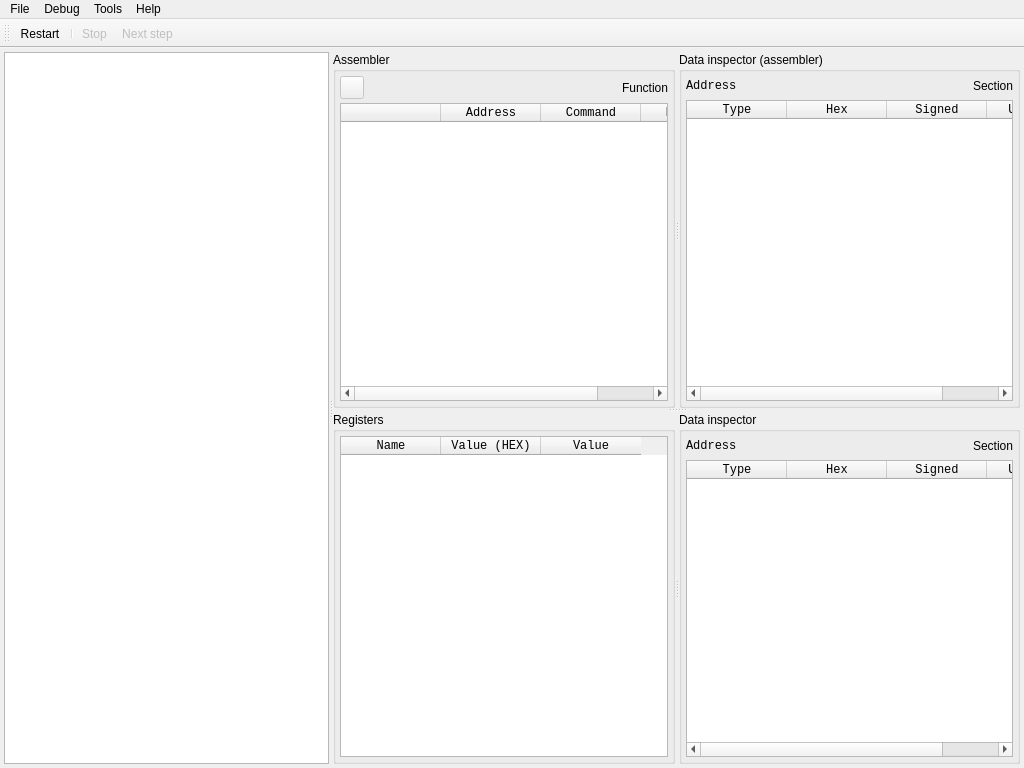
<?xml version="1.0" encoding="UTF-8"?>
<ui version="4.0">
 <class>MainWindow</class>
 <widget class="QMainWindow" name="MainWindow">
  <property name="geometry">
   <rect>
    <x>0</x>
    <y>0</y>
    <width>1024</width>
    <height>768</height>
   </rect>
  </property>
  <property name="windowTitle">
   <string>GDB debug</string>
  </property>
  <widget class="QWidget" name="centralWidget">
   <layout class="QVBoxLayout" name="verticalLayout">
    <property name="spacing">
     <number>4</number>
    </property>
    <property name="leftMargin">
     <number>4</number>
    </property>
    <property name="topMargin">
     <number>4</number>
    </property>
    <property name="rightMargin">
     <number>4</number>
    </property>
    <property name="bottomMargin">
     <number>4</number>
    </property>
    <item>
     <widget class="QStackedWidget" name="stackedWidget">
      <property name="currentIndex">
       <number>0</number>
      </property>
      <widget class="QWidget" name="mainPage">
       <layout class="QVBoxLayout" name="verticalLayout_2">
        <property name="spacing">
         <number>4</number>
        </property>
        <property name="leftMargin">
         <number>0</number>
        </property>
        <property name="topMargin">
         <number>0</number>
        </property>
        <property name="rightMargin">
         <number>0</number>
        </property>
        <property name="bottomMargin">
         <number>0</number>
        </property>
        <item>
         <widget class="QSplitter" name="splitter">
          <property name="orientation">
           <enum>Qt::Horizontal</enum>
          </property>
          <widget class="HexGraphicsView" name="hexGraphicsView"/>
          <widget class="QSplitter" name="splitter2">
           <property name="orientation">
            <enum>Qt::Vertical</enum>
           </property>
           <widget class="QSplitter" name="splitter3">
            <property name="orientation">
             <enum>Qt::Horizontal</enum>
            </property>
            <widget class="QGroupBox" name="assemblerGroupBox">
             <property name="title">
              <string>Assembler</string>
             </property>
             <layout class="QVBoxLayout" name="verticalLayout_6">
              <property name="spacing">
               <number>4</number>
              </property>
              <property name="leftMargin">
               <number>4</number>
              </property>
              <property name="topMargin">
               <number>4</number>
              </property>
              <property name="rightMargin">
               <number>4</number>
              </property>
              <property name="bottomMargin">
               <number>4</number>
              </property>
              <item>
               <widget class="QWidget" name="assemblerToolbarWidget" native="true">
                <layout class="QHBoxLayout" name="horizontalLayout_3">
                 <property name="spacing">
                  <number>4</number>
                 </property>
                 <property name="leftMargin">
                  <number>0</number>
                 </property>
                 <property name="topMargin">
                  <number>0</number>
                 </property>
                 <property name="rightMargin">
                  <number>0</number>
                 </property>
                 <property name="bottomMargin">
                  <number>0</number>
                 </property>
                 <item>
                  <widget class="QToolButton" name="backToolButton">
                   <property name="enabled">
                    <bool>false</bool>
                   </property>
                   <property name="icon">
                    <iconset resource="../../Resources.qrc">
                     <normaloff>:/assets/images/back.png</normaloff>:/assets/images/back.png</iconset>
                   </property>
                  </widget>
                 </item>
                 <item>
                  <spacer name="horizontalSpacer_3">
                   <property name="orientation">
                    <enum>Qt::Horizontal</enum>
                   </property>
                   <property name="sizeHint" stdset="0">
                    <size>
                     <width>40</width>
                     <height>20</height>
                    </size>
                   </property>
                  </spacer>
                 </item>
                 <item>
                  <widget class="QLabel" name="functionLabel">
                   <property name="text">
                    <string>Function</string>
                   </property>
                  </widget>
                 </item>
                </layout>
               </widget>
              </item>
              <item>
               <widget class="QTableWidget" name="assemblerTableWidget">
                <property name="font">
                 <font>
                  <family>Monospace</family>
                 </font>
                </property>
                <property name="editTriggers">
                 <set>QAbstractItemView::NoEditTriggers</set>
                </property>
                <property name="selectionMode">
                 <enum>QAbstractItemView::SingleSelection</enum>
                </property>
                <property name="verticalScrollMode">
                 <enum>QAbstractItemView::ScrollPerPixel</enum>
                </property>
                <property name="horizontalScrollMode">
                 <enum>QAbstractItemView::ScrollPerPixel</enum>
                </property>
                <attribute name="verticalHeaderVisible">
                 <bool>false</bool>
                </attribute>
                <column>
                 <property name="text">
                  <string/>
                 </property>
                </column>
                <column>
                 <property name="text">
                  <string>Address</string>
                 </property>
                </column>
                <column>
                 <property name="text">
                  <string>Command</string>
                 </property>
                </column>
                <column>
                 <property name="text">
                  <string>Details</string>
                 </property>
                </column>
               </widget>
              </item>
             </layout>
            </widget>
            <widget class="QGroupBox" name="dataInspectorAssemblerGroupBox">
             <property name="title">
              <string>Data inspector (assembler)</string>
             </property>
             <layout class="QVBoxLayout" name="verticalLayout_7">
              <property name="spacing">
               <number>4</number>
              </property>
              <property name="leftMargin">
               <number>4</number>
              </property>
              <property name="topMargin">
               <number>4</number>
              </property>
              <property name="rightMargin">
               <number>4</number>
              </property>
              <property name="bottomMargin">
               <number>4</number>
              </property>
              <item>
               <layout class="QHBoxLayout" name="horizontalLayout_2">
                <property name="spacing">
                 <number>4</number>
                </property>
                <item>
                 <widget class="QLabel" name="dataInspectorAssemblerAddressLabel">
                  <property name="font">
                   <font>
                    <family>Monospace</family>
                   </font>
                  </property>
                  <property name="text">
                   <string>Address</string>
                  </property>
                 </widget>
                </item>
                <item>
                 <spacer name="horizontalSpacer_4">
                  <property name="orientation">
                   <enum>Qt::Horizontal</enum>
                  </property>
                  <property name="sizeHint" stdset="0">
                   <size>
                    <width>40</width>
                    <height>20</height>
                   </size>
                  </property>
                 </spacer>
                </item>
                <item>
                 <widget class="QLabel" name="dataInspectorAssemblerSectionLabel">
                  <property name="text">
                   <string>Section</string>
                  </property>
                 </widget>
                </item>
               </layout>
              </item>
              <item>
               <widget class="TrackingTableWidget" name="dataInspectorAssemblerTableWidget">
                <property name="font">
                 <font>
                  <family>Monospace</family>
                 </font>
                </property>
                <property name="editTriggers">
                 <set>QAbstractItemView::NoEditTriggers</set>
                </property>
                <property name="selectionMode">
                 <enum>QAbstractItemView::SingleSelection</enum>
                </property>
                <property name="verticalScrollMode">
                 <enum>QAbstractItemView::ScrollPerPixel</enum>
                </property>
                <property name="horizontalScrollMode">
                 <enum>QAbstractItemView::ScrollPerPixel</enum>
                </property>
                <attribute name="verticalHeaderVisible">
                 <bool>false</bool>
                </attribute>
                <column>
                 <property name="text">
                  <string>Type</string>
                 </property>
                </column>
                <column>
                 <property name="text">
                  <string>Hex</string>
                 </property>
                </column>
                <column>
                 <property name="text">
                  <string>Signed</string>
                 </property>
                </column>
                <column>
                 <property name="text">
                  <string>Unsigned</string>
                 </property>
                </column>
               </widget>
              </item>
             </layout>
            </widget>
           </widget>
           <widget class="QSplitter" name="splitter4">
            <property name="orientation">
             <enum>Qt::Horizontal</enum>
            </property>
            <widget class="QGroupBox" name="registersGroupBox">
             <property name="title">
              <string>Registers</string>
             </property>
             <layout class="QVBoxLayout" name="verticalLayout_4">
              <property name="spacing">
               <number>4</number>
              </property>
              <property name="leftMargin">
               <number>4</number>
              </property>
              <property name="topMargin">
               <number>4</number>
              </property>
              <property name="rightMargin">
               <number>4</number>
              </property>
              <property name="bottomMargin">
               <number>4</number>
              </property>
              <item>
               <widget class="QTableWidget" name="registersTableWidget">
                <property name="font">
                 <font>
                  <family>Monospace</family>
                 </font>
                </property>
                <property name="editTriggers">
                 <set>QAbstractItemView::NoEditTriggers</set>
                </property>
                <property name="selectionMode">
                 <enum>QAbstractItemView::SingleSelection</enum>
                </property>
                <property name="verticalScrollMode">
                 <enum>QAbstractItemView::ScrollPerPixel</enum>
                </property>
                <property name="horizontalScrollMode">
                 <enum>QAbstractItemView::ScrollPerPixel</enum>
                </property>
                <attribute name="verticalHeaderVisible">
                 <bool>false</bool>
                </attribute>
                <column>
                 <property name="text">
                  <string>Name</string>
                 </property>
                </column>
                <column>
                 <property name="text">
                  <string>Value (HEX)</string>
                 </property>
                </column>
                <column>
                 <property name="text">
                  <string>Value</string>
                 </property>
                </column>
               </widget>
              </item>
             </layout>
            </widget>
            <widget class="QGroupBox" name="dataInspectorGroupBox">
             <property name="title">
              <string>Data inspector</string>
             </property>
             <layout class="QVBoxLayout" name="verticalLayout_5">
              <property name="spacing">
               <number>4</number>
              </property>
              <property name="leftMargin">
               <number>4</number>
              </property>
              <property name="topMargin">
               <number>4</number>
              </property>
              <property name="rightMargin">
               <number>4</number>
              </property>
              <property name="bottomMargin">
               <number>4</number>
              </property>
              <item>
               <layout class="QHBoxLayout" name="horizontalLayout_4">
                <property name="spacing">
                 <number>4</number>
                </property>
                <item>
                 <widget class="QLabel" name="dataInspectorAddressLabel">
                  <property name="font">
                   <font>
                    <family>Monospace</family>
                   </font>
                  </property>
                  <property name="text">
                   <string>Address</string>
                  </property>
                 </widget>
                </item>
                <item>
                 <spacer name="horizontalSpacer_5">
                  <property name="orientation">
                   <enum>Qt::Horizontal</enum>
                  </property>
                  <property name="sizeHint" stdset="0">
                   <size>
                    <width>40</width>
                    <height>20</height>
                   </size>
                  </property>
                 </spacer>
                </item>
                <item>
                 <widget class="QLabel" name="dataInspectorSectionLabel">
                  <property name="text">
                   <string>Section</string>
                  </property>
                 </widget>
                </item>
               </layout>
              </item>
              <item>
               <widget class="TrackingTableWidget" name="dataInspectorTableWidget">
                <property name="font">
                 <font>
                  <family>Monospace</family>
                 </font>
                </property>
                <property name="editTriggers">
                 <set>QAbstractItemView::NoEditTriggers</set>
                </property>
                <property name="selectionMode">
                 <enum>QAbstractItemView::SingleSelection</enum>
                </property>
                <property name="verticalScrollMode">
                 <enum>QAbstractItemView::ScrollPerPixel</enum>
                </property>
                <property name="horizontalScrollMode">
                 <enum>QAbstractItemView::ScrollPerPixel</enum>
                </property>
                <attribute name="verticalHeaderVisible">
                 <bool>false</bool>
                </attribute>
                <column>
                 <property name="text">
                  <string>Type</string>
                 </property>
                </column>
                <column>
                 <property name="text">
                  <string>Hex</string>
                 </property>
                </column>
                <column>
                 <property name="text">
                  <string>Signed</string>
                 </property>
                </column>
                <column>
                 <property name="text">
                  <string>Unsigned</string>
                 </property>
                </column>
               </widget>
              </item>
             </layout>
            </widget>
           </widget>
          </widget>
         </widget>
        </item>
       </layout>
      </widget>
      <widget class="QWidget" name="waitingPage">
       <layout class="QVBoxLayout" name="verticalLayout_3">
        <property name="spacing">
         <number>4</number>
        </property>
        <property name="leftMargin">
         <number>0</number>
        </property>
        <property name="topMargin">
         <number>0</number>
        </property>
        <property name="rightMargin">
         <number>0</number>
        </property>
        <property name="bottomMargin">
         <number>0</number>
        </property>
        <item>
         <widget class="QProgressBar" name="waitingProgressBar">
          <property name="maximumSize">
           <size>
            <width>16777215</width>
            <height>8</height>
           </size>
          </property>
          <property name="maximum">
           <number>30</number>
          </property>
          <property name="textVisible">
           <bool>false</bool>
          </property>
         </widget>
        </item>
        <item>
         <spacer name="verticalSpacer">
          <property name="orientation">
           <enum>Qt::Vertical</enum>
          </property>
          <property name="sizeHint" stdset="0">
           <size>
            <width>20</width>
            <height>40</height>
           </size>
          </property>
         </spacer>
        </item>
        <item>
         <widget class="QLabel" name="pleaseWaitLabel">
          <property name="palette">
           <palette>
            <active>
             <colorrole role="WindowText">
              <brush brushstyle="SolidPattern">
               <color alpha="255">
                <red>136</red>
                <green>138</green>
                <blue>133</blue>
               </color>
              </brush>
             </colorrole>
            </active>
            <inactive>
             <colorrole role="WindowText">
              <brush brushstyle="SolidPattern">
               <color alpha="255">
                <red>136</red>
                <green>138</green>
                <blue>133</blue>
               </color>
              </brush>
             </colorrole>
            </inactive>
            <disabled>
             <colorrole role="WindowText">
              <brush brushstyle="SolidPattern">
               <color alpha="255">
                <red>190</red>
                <green>190</green>
                <blue>190</blue>
               </color>
              </brush>
             </colorrole>
            </disabled>
           </palette>
          </property>
          <property name="font">
           <font>
            <pointsize>18</pointsize>
           </font>
          </property>
          <property name="text">
           <string>Please wait...</string>
          </property>
          <property name="alignment">
           <set>Qt::AlignCenter</set>
          </property>
         </widget>
        </item>
        <item>
         <layout class="QHBoxLayout" name="horizontalLayout">
          <property name="spacing">
           <number>4</number>
          </property>
          <item>
           <spacer name="horizontalSpacer">
            <property name="orientation">
             <enum>Qt::Horizontal</enum>
            </property>
            <property name="sizeHint" stdset="0">
             <size>
              <width>40</width>
              <height>20</height>
             </size>
            </property>
           </spacer>
          </item>
          <item>
           <widget class="QLabel" name="spinnerLabel">
            <property name="minimumSize">
             <size>
              <width>100</width>
              <height>100</height>
             </size>
            </property>
            <property name="maximumSize">
             <size>
              <width>100</width>
              <height>100</height>
             </size>
            </property>
           </widget>
          </item>
          <item>
           <spacer name="horizontalSpacer_2">
            <property name="orientation">
             <enum>Qt::Horizontal</enum>
            </property>
            <property name="sizeHint" stdset="0">
             <size>
              <width>40</width>
              <height>20</height>
             </size>
            </property>
           </spacer>
          </item>
         </layout>
        </item>
        <item>
         <spacer name="verticalSpacer_2">
          <property name="orientation">
           <enum>Qt::Vertical</enum>
          </property>
          <property name="sizeHint" stdset="0">
           <size>
            <width>20</width>
            <height>40</height>
           </size>
          </property>
         </spacer>
        </item>
       </layout>
      </widget>
     </widget>
    </item>
   </layout>
  </widget>
  <widget class="QMenuBar" name="menuBar">
   <property name="geometry">
    <rect>
     <x>0</x>
     <y>0</y>
     <width>1024</width>
     <height>26</height>
    </rect>
   </property>
   <widget class="QMenu" name="menuFile">
    <property name="title">
     <string>File</string>
    </property>
    <addaction name="actionExit"/>
   </widget>
   <widget class="QMenu" name="menuDebug">
    <property name="title">
     <string>Debug</string>
    </property>
    <addaction name="actionRestart"/>
    <addaction name="separator"/>
    <addaction name="actionStop"/>
    <addaction name="actionNext_step"/>
   </widget>
   <widget class="QMenu" name="menuTools">
    <property name="title">
     <string>Tools</string>
    </property>
    <addaction name="actionShow_memory_map"/>
   </widget>
   <widget class="QMenu" name="menuHelp">
    <property name="title">
     <string>Help</string>
    </property>
    <addaction name="actionAbout"/>
   </widget>
   <addaction name="menuFile"/>
   <addaction name="menuDebug"/>
   <addaction name="menuTools"/>
   <addaction name="menuHelp"/>
  </widget>
  <widget class="QToolBar" name="toolBar">
   <property name="windowTitle">
    <string>toolBar</string>
   </property>
   <attribute name="toolBarArea">
    <enum>TopToolBarArea</enum>
   </attribute>
   <attribute name="toolBarBreak">
    <bool>false</bool>
   </attribute>
   <addaction name="actionRestart"/>
   <addaction name="separator"/>
   <addaction name="actionStop"/>
   <addaction name="actionNext_step"/>
  </widget>
  <action name="actionExit">
   <property name="icon">
    <iconset resource="../../Resources.qrc">
     <normaloff>:/assets/images/exit.png</normaloff>:/assets/images/exit.png</iconset>
   </property>
   <property name="text">
    <string>Exit</string>
   </property>
   <property name="toolTip">
    <string>Exit (Alt+X)</string>
   </property>
   <property name="shortcut">
    <string>Alt+X</string>
   </property>
  </action>
  <action name="actionRestart">
   <property name="icon">
    <iconset resource="../../Resources.qrc">
     <normaloff>:/assets/images/restart.png</normaloff>:/assets/images/restart.png</iconset>
   </property>
   <property name="text">
    <string>Restart</string>
   </property>
   <property name="toolTip">
    <string>Restart (Ctrl+R)</string>
   </property>
   <property name="shortcut">
    <string>Ctrl+R</string>
   </property>
  </action>
  <action name="actionStop">
   <property name="enabled">
    <bool>false</bool>
   </property>
   <property name="icon">
    <iconset resource="../../Resources.qrc">
     <normaloff>:/assets/images/stop.png</normaloff>:/assets/images/stop.png</iconset>
   </property>
   <property name="text">
    <string>Stop</string>
   </property>
   <property name="toolTip">
    <string>Stop (Ctrl+P)</string>
   </property>
   <property name="shortcut">
    <string>Ctrl+P</string>
   </property>
  </action>
  <action name="actionNext_step">
   <property name="enabled">
    <bool>false</bool>
   </property>
   <property name="icon">
    <iconset resource="../../Resources.qrc">
     <normaloff>:/assets/images/next.png</normaloff>:/assets/images/next.png</iconset>
   </property>
   <property name="text">
    <string>Next step</string>
   </property>
   <property name="toolTip">
    <string>Next step (F6)</string>
   </property>
   <property name="shortcut">
    <string>F6</string>
   </property>
  </action>
  <action name="actionShow_memory_map">
   <property name="enabled">
    <bool>false</bool>
   </property>
   <property name="icon">
    <iconset resource="../../Resources.qrc">
     <normaloff>:/assets/images/memory_map.png</normaloff>:/assets/images/memory_map.png</iconset>
   </property>
   <property name="text">
    <string>Show memory map</string>
   </property>
   <property name="toolTip">
    <string>Show memory map (F12)</string>
   </property>
   <property name="shortcut">
    <string>F12</string>
   </property>
  </action>
  <action name="actionAbout">
   <property name="icon">
    <iconset resource="../../Resources.qrc">
     <normaloff>:/assets/images/about.png</normaloff>:/assets/images/about.png</iconset>
   </property>
   <property name="text">
    <string>About</string>
   </property>
   <property name="toolTip">
    <string>About (F1)</string>
   </property>
   <property name="shortcut">
    <string>F1</string>
   </property>
  </action>
 </widget>
 <layoutdefault spacing="6" margin="11"/>
 <customwidgets>
  <customwidget>
   <class>HexGraphicsView</class>
   <extends>QGraphicsView</extends>
   <header>src/widgets/hexgraphicsview.h</header>
   <slots>
    <signal>byteHovered(qint64)</signal>
    <signal>byteClicked(qint64)</signal>
   </slots>
  </customwidget>
  <customwidget>
   <class>TrackingTableWidget</class>
   <extends>QTableWidget</extends>
   <header>src/widgets/trackingtablewidget.h</header>
   <slots>
    <signal>leaved()</signal>
   </slots>
  </customwidget>
 </customwidgets>
 <resources>
  <include location="../../Resources.qrc"/>
 </resources>
 <connections/>
</ui>
